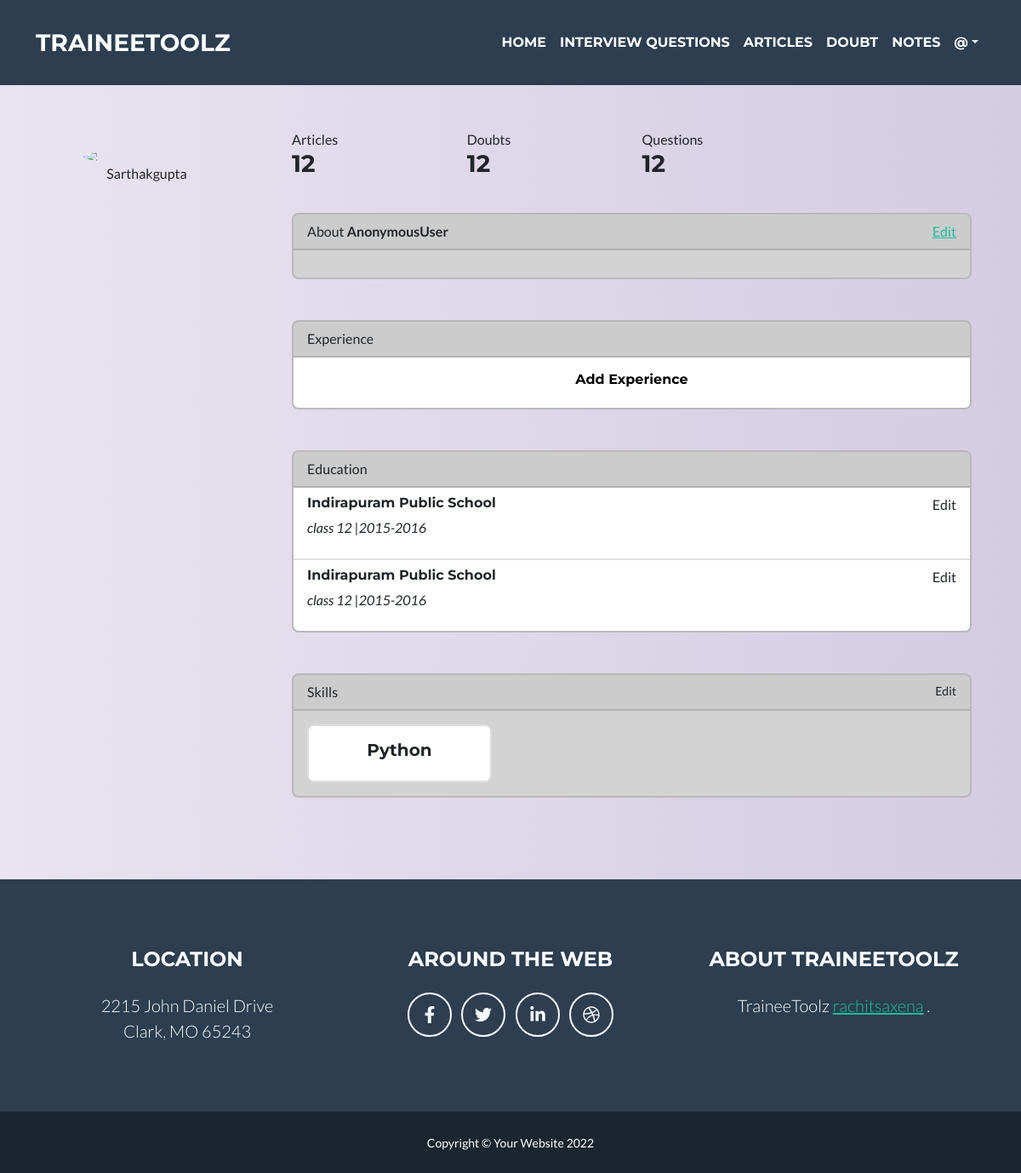
/accounts/profilePage/2, run on an earlier commit of the app's database.
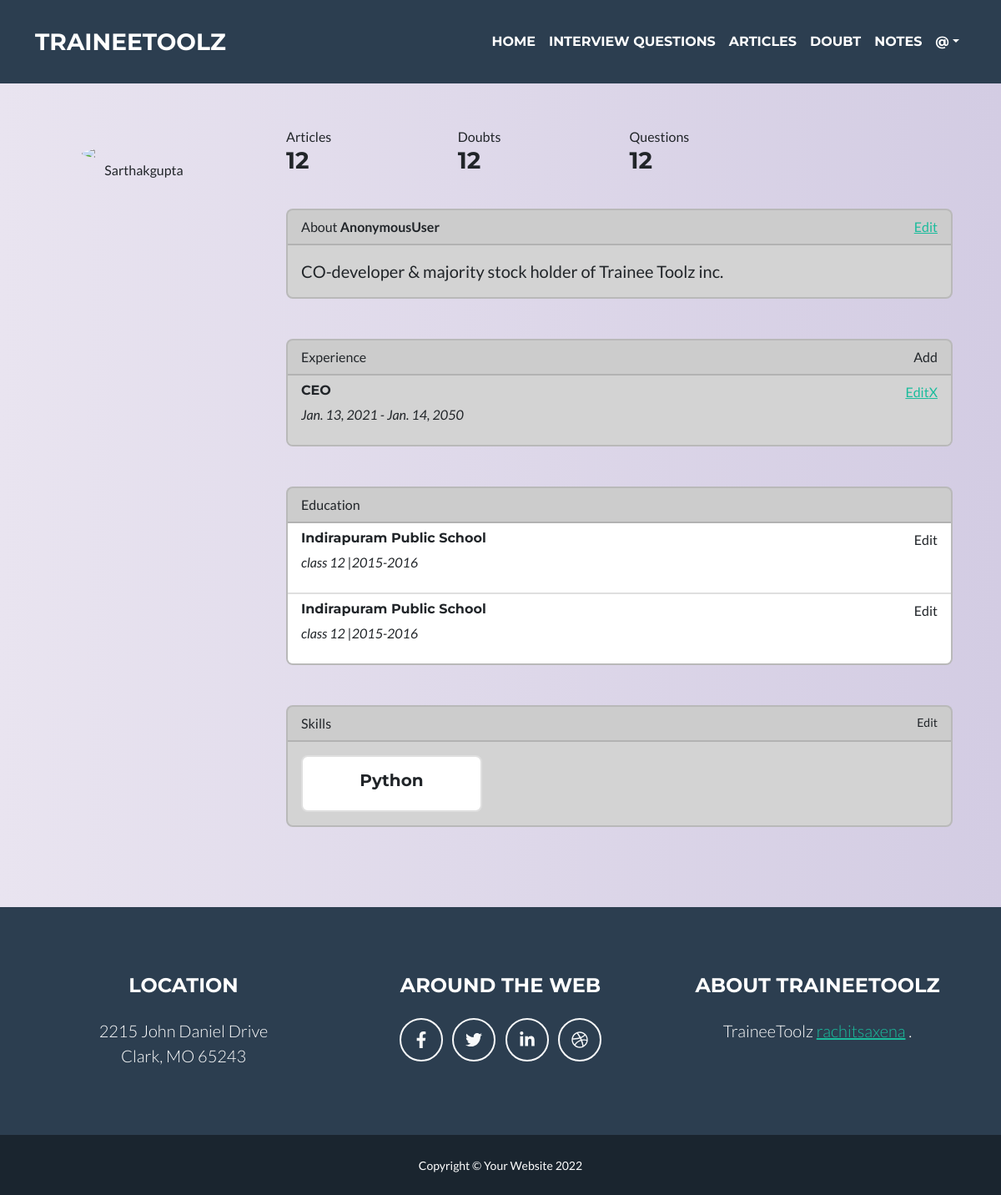
And on a later commit of the database.
### accounts/models.py (models this page shows, shortened)
class Profile(models.Model):
    profession = (
        ('student','student'),
        ('teacher','teacher'),
        ('other','other'),
    )
    user = models.OneToOneField(User , related_name='profile' , on_delete=models.CASCADE)
    profession = models.CharField(max_length=100 , default='other')
    about = models.TextField(blank=True)
    experience = models.ManyToManyField('Experience' , blank=True)
    skills = models.ManyToManyField(Tag , blank=True)

class Experience(models.Model):
    company = models.CharField(max_length=1000)
    startDate = models.DateField()
    endDate = models.DateField()
    designation = models.CharField(max_length=1000)
    user = models.ForeignKey(User , on_delete=models.CASCADE)

### accounts/views.py (the view)
# urls.py: path('profilePage/<str:pk>' , views.ProfilePage ,name='profilePage' ),
def ProfilePage(request,pk):
    try:
        profile = Profile.objects.get(user__id=pk)
        params = {
            'profile':profile
        }
        return render(request, 'accounts/profilePage.html', params)
    except Exception as E:
        print(str(E))
        return HttpResponse("<h1>Could not process this request. Kindly login again.</h1>")

### templates/accounts/profilePage.html (shortened to what the changed rows need)
{% extends 'basic.html'%}
{% block content%}
<div class="container rounded  mt-5 mb-5">
                            <div class="row">
                                <div class="col-md-3 border-right">
                                    <div class="d-flex flex-column align-items-center text-center p-3 py-5"><img class="rounded-circle mt-5" width="150px" src="https://st3.depositphotos.com/15648834/17930/v/600/depositphotos_179308454-stock-illustration-unknown-person-silhouette-glasses-profile.jpg"><span class="font-weight-bold">{{profile.user.username}}</span></div>
                                </div>
                                <div class="col-md-9 border-right">
                                    <div class="p-3 py-5">
                                        <div class="card" style="background:#D3D3D3;">
                                              <div class="card-body">
                                                <blockquote class="blockquote mb-0">
                                                  <p>{{profile.about}}</p>
                                                  </blockquote>
                                              </div>
                                        </div>
                                        <div class="card mt-5" style="background:#D3D3D3;">
                                                  <div class="card-header d-flex justify-content-between">
                                                    <span>Experience</span>
                                                      {% if profile.experience.all%}
                                                      <span>Add</span>
                                                      {% endif%}
                                                  </div>
                                                  <ul class="list-group list-group-flush">
                                                      {% if profile.experience.all%}
                                                          {% for i in profile.experience.all%}
                                                              <li class="list-group-item" style="background:#D3D3D3;">
                                                                <div class="row">
                                                                    <div class="col-sm-8">
                                                                        <h6>{{i.designation}}</h6>
                                                                        <i><p>{{i.startDate}} - {{i.endDate}}</p></i>
                                                                    </div>
                                                                    <div class="col-sm-4 d-flex justify-content-end">
                                                                        <a href="{% url 'fillExperience' user.id %}">Edit</a>
                                                                            <a href="{% url 'removeExperience' profile.id i.id%}">X</a>
                                                                    </div>
                                                                </div>
                                                                </li>
                                                          {% endfor%}
                                                        {% else%}
                                                            <li class="list-group-item">
                                                                <div class="row">
                                                                    <div class="col-sm-12 py-2 d-flex justify-content-center">
                                                                        <h6><a href="{% url 'fillExperience' user.id%}" style="text-decoration:none; color:black;">Add Experience</a></h6>
                                                                    </div>
                                                                </div>
                                                            </li>
                                                      {% endif%}
                                                  </ul>
                                        </div>
                                    </div>
                                </div>
                            </div>
                        </div>
{% endblock content%}

What changed in the data, as far as the page shows it:
changed Profile "Sarthakgupta": about (not shown) → "CO-developer & majority stock holder of Trainee Toolz inc."
added Experience: designation "CEO", startDate "Jan. 13, 2021", endDate "Jan. 14, 2050"
Also different on the page:
text no longer shown: "Add Experience"
text now shown: "Add"
